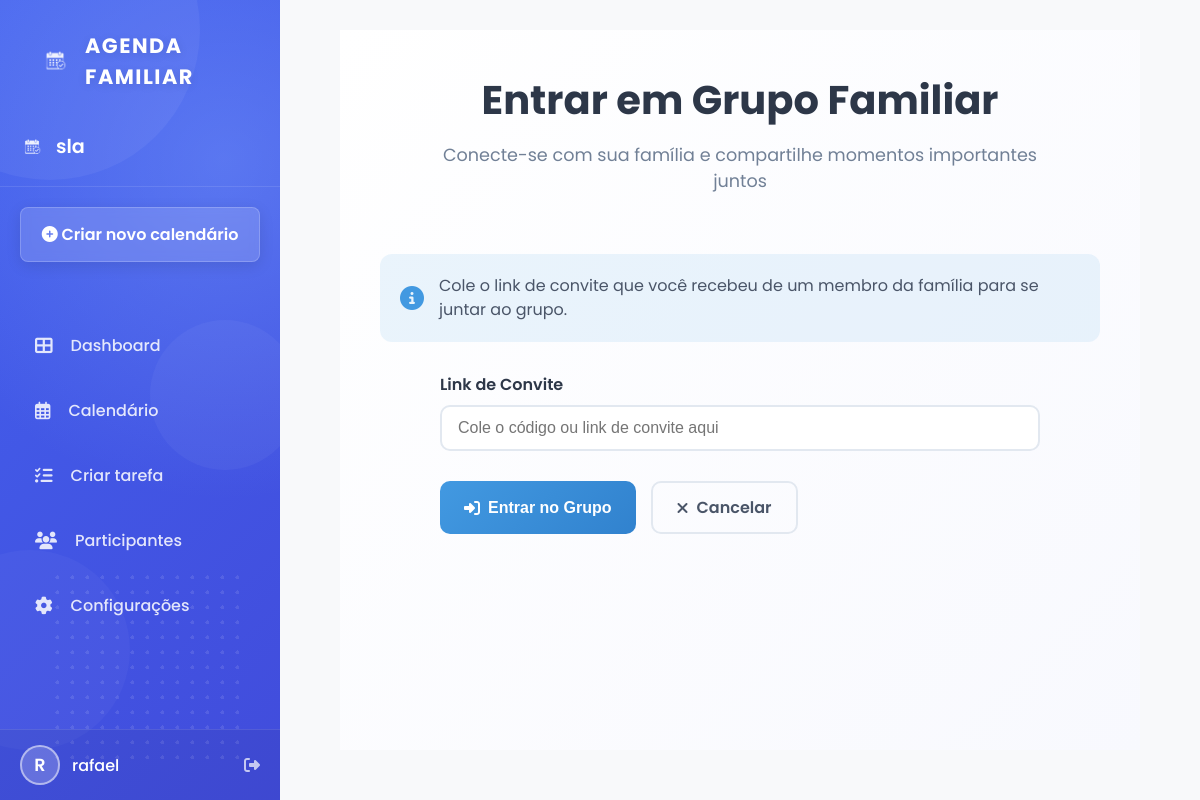
Page /join_family (signed in) on the committed database.
### backend/models/models.py (models this page shows, shortened)
class Family(db.Model):
    id = db.Column(db.Integer, primary_key=True)
    name = db.Column(db.String(100), nullable=False)
    created_at = db.Column(db.DateTime, nullable=False, default=datetime.utcnow)
    admin_id = db.Column(db.Integer, db.ForeignKey('user.id'), nullable=False)
    members = db.relationship('User', backref='family', lazy=True, foreign_keys=[User.family_id])
    events = db.relationship('Event', backref='family', lazy=True)
    messages = db.relationship('Message', backref='family', lazy=True)
    admins = db.relationship('User', secondary=family_admins, backref='admin_families')

class User(db.Model, UserMixin):
    id = db.Column(db.Integer, primary_key=True)
    username = db.Column(db.String(50), nullable=False)
    email = db.Column(db.String(120), unique=True, nullable=False)
    password = db.Column(db.String(150), nullable=False)
    family_id = db.Column(db.Integer, db.ForeignKey('family.id'))
    events = db.relationship('Event', backref='creator', lazy=True)
    messages = db.relationship('Message', backref='author', lazy=True)

### backend/routes/routes.py (the view, shortened to what this page needs)
@main.route('/join_family', methods=['GET', 'POST'])
@login_required
def join_family_page():
    return render_template('family/join_family.html')

### backend/__init__.py (called while the page is built)
def create_app():
    load_dotenv()
    app = Flask(__name__,
                template_folder='../frontend/templates',
                static_folder='../frontend/static')
    app.config['SECRET_KEY'] = os.environ.get('SECRET_KEY', 'default-secret-key')
    app.config['SQLALCHEMY_DATABASE_URI'] = 'sqlite:///calendario.db'
    app.config['SQLALCHEMY_TRACK_MODIFICATIONS'] = False
    db.init_app(app)
    login_manager.init_app(app)
    csrf.init_app(app)
    with app.app_context():
        from backend.routes.routes import main
        app.register_blueprint(main)
    @app.context_processor
    def inject_now():
        return {'now': datetime.utcnow()}
    return app

### backend/models/models.py (called while the page is built)
@login_manager.user_loader
def load_user(user_id):
    return User.query.get(int(user_id))

### frontend/templates/family/join_family.html (shortened to what this page needs)
{% extends "layout/app_layout.html" %}
{% block content %}
<div class="page-container">
    <div class="header">
        <div class="title-section">
            <h1>Entrar em Grupo Familiar</h1>
            <p class="subtitle">Conecte-se com sua família e compartilhe momentos importantes juntos</p>
        </div>
    </div>
    <div class="content">
        <div class="info-box">
            <i class="fas fa-info-circle"></i>
            <p>Cole o link de convite que você recebeu de um membro da família para se juntar ao grupo.</p>
        </div>
        <form method="POST" class="form">
            <div class="form-group">
                <label class="form-label" for="invite_link">Link de Convite</label>
                <input type="text" id="invite_link" name="invite_link" class="form-input"
                       placeholder="Cole o código ou link de convite aqui" required>
            </div>
            <div class="button-group">
                <button type="submit" class="primary-button">
                    <i class="fas fa-sign-in-alt"></i>
                    Entrar no Grupo
                </button>
                <a href="{{ url_for('main.calendar') }}" class="secondary-button">
                    <i class="fas fa-times"></i>
                    Cancelar
                </a>
            </div>
        </form>
    </div>
</div>
{% endblock %}

### frontend/templates/layout/app_layout.html (shortened to what this page needs)
<!DOCTYPE html>
<html lang="pt-br">
<head>
    <link rel="stylesheet" href="{{ url_for('static', filename='css/app_styles.css') }}">
    <link rel="stylesheet" href="https://cdnjs.cloudflare.com/ajax/libs/font-awesome/6.4.0/css/all.min.css">
</head>
<body>
    <div class="app-container">
        <div class="sidebar">
            <div class="circle-decoration circle-1"></div>
            <div class="circle-decoration circle-2"></div>
            <div class="circle-decoration circle-3"></div>
            <div class="dot-pattern"></div>
            <div class="header-logo">
                <img src="{{ url_for('static', filename='images/calendario.png') }}" alt="Calendário" class="logo-image">
                <div class="logo-text">AGENDA FAMILIAR</div>
            </div>
            <div class="calendar-selector">
                <img src="{{ url_for('static', filename='images/calendario.png') }}" alt="Calendário" width="24" height="24">
                {% if current_user.family %}
                    <span>{{ current_user.family.name }}</span>
                {% else %}
                    <span>Nenhum calendário</span>
                {% endif %}
            </div>
            <a href="{{ url_for('main.create_family') }}" class="new-calendar-btn">
                <i class="fas fa-plus-circle"></i> Criar novo calendário
            </a>
            {% if current_user.family %}
                <nav class="nav-menu">
                    <a href="{{ url_for('main.dashboard') }}" class="nav-item {% if request.endpoint == 'main.dashboard' %}active{% endif %}">
                        <i class="fas fa-th-large"></i> Dashboard
                    </a>
                    <a href="{{ url_for('main.calendar') }}" class="nav-item {% if request.endpoint == 'main.calendar' %}active{% endif %}">
                        <i class="far fa-calendar-alt"></i> Calendário
                    </a>
                    <a href="{{ url_for('main.tasks') }}" class="nav-item {% if request.endpoint == 'main.tasks' %}active{% endif %}">
                        <i class="fas fa-tasks"></i> Criar tarefa
                    </a>
                    <a href="{{ url_for('main.family_members') }}" class="nav-item {% if request.endpoint == 'main.family_members' %}active{% endif %}">
                        <i class="fas fa-users"></i> Participantes
                    </a>
                    {% if current_user in current_user.family.admins %}
                        <a href="{{ url_for('main.settings') }}" class="nav-item {% if request.endpoint == 'main.settings' %}active{% endif %}">
                            <i class="fas fa-cog"></i> Configurações
                        </a>
                    {% endif %}
                </nav>
            {% endif %}
            <div class="user-profile">
                <div class="avatar">
                    {{ current_user.username|first|upper }}
                </div>
                <span>{{ current_user.username }}</span>
                <a href="{{ url_for('main.logout') }}" style="margin-left: auto;">
                    <i class="fas fa-sign-out-alt"></i>
                </a>
            </div>
        </div>
        <div class="main-content">
            {% block content %}{% endblock %}
        </div>
    </div>
</body>
</html>

### frontend/static/css/app_styles.css (style rules this page uses)
* { box-sizing: border-box; transition: all 0.2s ease; margin: 0; padding: 0; }
body, html { font-family: 'Poppins', sans-serif; background-color: #f8f9fa; height: 100%; margin: 0; padding: 0; color: #444; }
.app-container { display: flex; min-height: 100vh; box-shadow: 0 10px 40px -10px rgba(0, 0, 0, 0.15); overflow: hidden; }
.sidebar { width: 280px; background: linear-gradient(135deg, #4361ee 0%, #3f37c9 100%); color: white; display: flex; flex-direction: column; padding: 0; position: relative; overflow: hidden; animation: gradientAnimation 15s ease infinite; background-size: 200% 200%; z-index: 10; }
.sidebar::before { content: ''; position: absolute; top: 0; left: 0; width: 100%; height: 100%; background: radial-gradient(circle at 80% 20%, rgba(126, 163, 255, 0.4) 0%, rgba(67, 97, 238, 0) 50%); z-index: 0; }
.calendar-selector { display: flex; align-items: center; padding: 25px 20px; font-weight: 600; font-size: 1.2rem; border-bottom: 1px solid rgba(255, 255, 255, 0.1); position: relative; z-index: 2; }
.calendar-selector img { margin-right: 12px; filter: brightness(0) invert(1); opacity: 0.9; }
.new-calendar-btn { margin: 20px; padding: 14px; background-color: rgba(255, 255, 255, 0.15); color: white; border: 1px solid rgba(255, 255, 255, 0.2); border-radius: 8px; text-align: center; text-decoration: none; font-weight: 600; cursor: pointer; backdrop-filter: blur(5px); -webkit-backdrop-filter: blur(5px); box-shadow: 0 4px 15px rgba(0, 0, 0, 0.1); position: relative; z-index: 2; transition: all 0.3s ease; }
.nav-menu { margin-top: 25px; position: relative; z-index: 2; }
.nav-item { display: flex; align-items: center; padding: 14px 20px; margin: 12px 15px; border-radius: 8px; color: rgba(255, 255, 255, 0.85); text-decoration: none; transition: all 0.3s ease; font-weight: 500; }
.nav-item i { margin-right: 18px; font-size: 1.1rem; }
.user-profile { margin-top: auto; padding: 15px 20px; display: flex; align-items: center; border-top: 1px solid rgba(255, 255, 255, 0.1); background-color: rgba(0, 0, 0, 0.05); position: relative; z-index: 2; }
.avatar { width: 40px; height: 40px; border-radius: 50%; background-color: rgba(255, 255, 255, 0.2); border: 2px solid rgba(255, 255, 255, 0.5); color: white; display: flex; align-items: center; justify-content: center; font-weight: 600; font-size: 1.1rem; margin-right: 12px; }
.user-profile span { font-weight: 500; white-space: nowrap; overflow: hidden; text-overflow: ellipsis; }
.user-profile a { margin-left: auto; color: rgba(255, 255, 255, 0.7); transition: all 0.3s ease; }
.circle-decoration { position: absolute; border-radius: 50%; z-index: 0; transition: all 0.5s ease; }
.circle-1 { width: 300px; height: 300px; background-color: rgba(255, 255, 255, 0.05); top: -120px; left: -100px; animation: pulse 8s infinite alternate; }
.circle-2 { width: 200px; height: 200px; background-color: rgba(255, 255, 255, 0.03); bottom: 50px; left: -70px; animation: pulse 12s infinite alternate-reverse; }
.circle-3 { width: 150px; height: 150px; background-color: rgba(255, 255, 255, 0.04); top: 40%; right: -20px; animation: pulse 7s infinite alternate; }
.dot-pattern { position: absolute; bottom: 30px; right: 30px; width: 200px; height: 200px; background-image: radial-gradient(#ffffff33 2px, transparent 2px); background-size: 15px 15px; z-index: 1; border-radius: 20px; opacity: 0.5; }
.main-content { flex: 1; background-color: #f8f9fa; padding: 30px; overflow-y: auto; position: relative; }
.header-logo { display: flex; align-items: center; padding: 30px 40px 15px; position: relative; z-index: 2; }
.logo-image { height: 30px; margin-right: 15px; filter: brightness(0) invert(1); opacity: 0.9; }
.logo-text { color: white; font-weight: 700; font-size: 1.3rem; letter-spacing: 1.5px; text-shadow: 0 2px 10px rgba(0, 0, 0, 0.1); }

### rows in the picture
Family: family.name "sla"
User: username|first "R", username "rafael"
